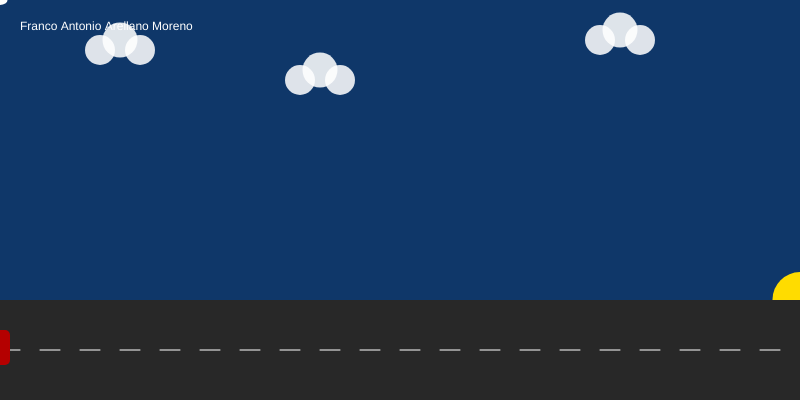
Frame 1 (no input)
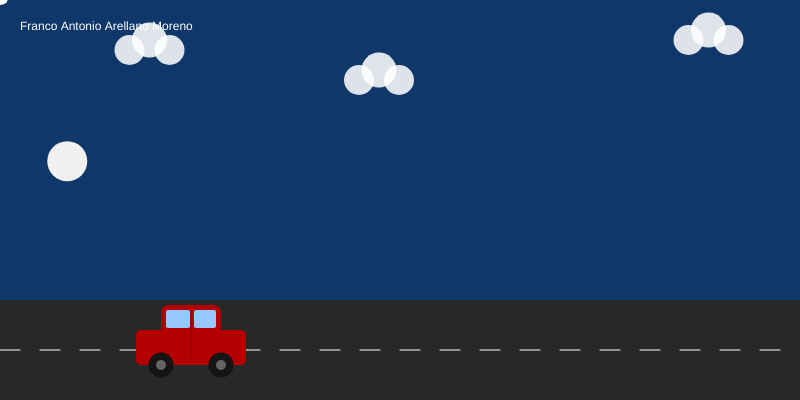
Frame 60 (no input)
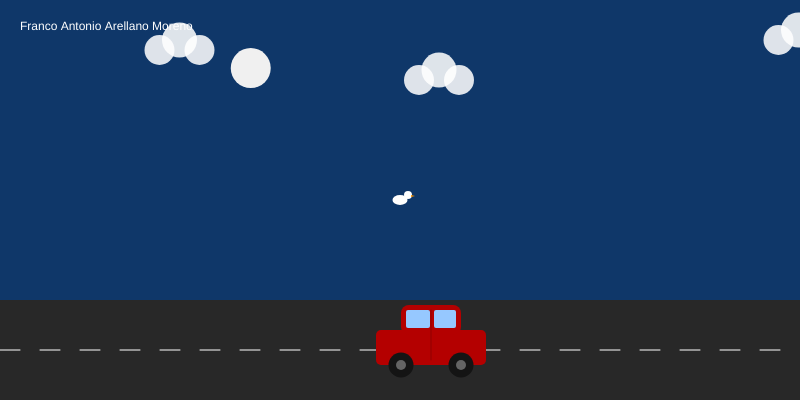
Frame 120 (the mouse pressed at the canvas centre since frame 60)

The p5.js sketch that drew these frames (run headless with seeded random() and noise() and a simulated clock; from frame 60 on, the mouse is pressed at the canvas centre):

// p5.js sketch
// ── sketch.js
let x = -100; // posicion auto
let t = 3.14; // tiempo sol
let nX = [100, 300, 600]; // nubes x
let nY = [50, 80, 40];   // nubes y

function setup() {
  createCanvas(800, 400);
}

function draw() {
  // Cielo
  let luz = map(sin(t), 0, 1, 15, 180, true);
  background(luz, luz + 40, luz + 90);

  // Sol y Luna
  let sX = map(-cos(t), -1, 1, 0, width);
  let sY = map(sin(t), 0, 1, height - 100, 50, true);

  noStroke();
  if (sin(t) > 0) {
    fill(255, 220, 0); // sol
    circle(sX, sY, 55); 
  } else {
    let lX = map(-cos(t + PI), -1, 1, 0, width);
    let lY = map(sin(t + PI), 0, 1, height - 100, 50, true);
    fill(240); // luna
    circle(lX, lY, 40);
  }

  // Nubes
  fill(255, 220);
  for (let i = 0; i < nX.length; i++) {
    circle(nX[i], nY[i], 30);
    circle(nX[i] + 20, nY[i] - 10, 35);
    circle(nX[i] + 40, nY[i], 30);
    nX[i] += (i + 1) * 0.5; 
    if (nX[i] > width + 50) nX[i] = -100;
  }

  // Calle
  fill(40);
  rect(0, 300, width, 100);
  stroke(255);
  for (let i = 0; i < width; i += 40) {
    line(i, 350, i + 20, 350);
  }

  // Paloma blanca
  push();
  translate(mouseX, mouseY);
  noStroke();
  fill(255); 
  ellipse(0, 0, 15, 10); // cuerpo
  circle(8, -5, 8); // cabeza
  fill(255, 150, 0); 
  triangle(11, -5, 11, -3, 15, -4); // pico
  pop();

  // Auto
  push();
  translate(x, 330);
  noStroke();
  fill(180, 0, 0); 
  rect(0, 0, 110, 35, 5); // base
  rect(25, -25, 60, 30, 8); // techo
  fill(150, 200, 255); 
  rect(30, -20, 24, 18, 2); // ventana 1
  rect(58, -20, 22, 18, 2); // ventana 2
  stroke(0, 50); 
  line(55, -20, 55, 30); // puerta
  noStroke();
  fill(20); 
  circle(25, 35, 25);
  circle(85, 35, 25);
  fill(100); 
  circle(25, 35, 10);
  circle(85, 35, 10);
  pop();

  // Movimiento
  x += 4;
  if (x > width + 100) x = -150;
  t += 0.01; 
  
  fill(255);
  noStroke();
  text("Franco Antonio Arellano Moreno", 20, 30);
}
